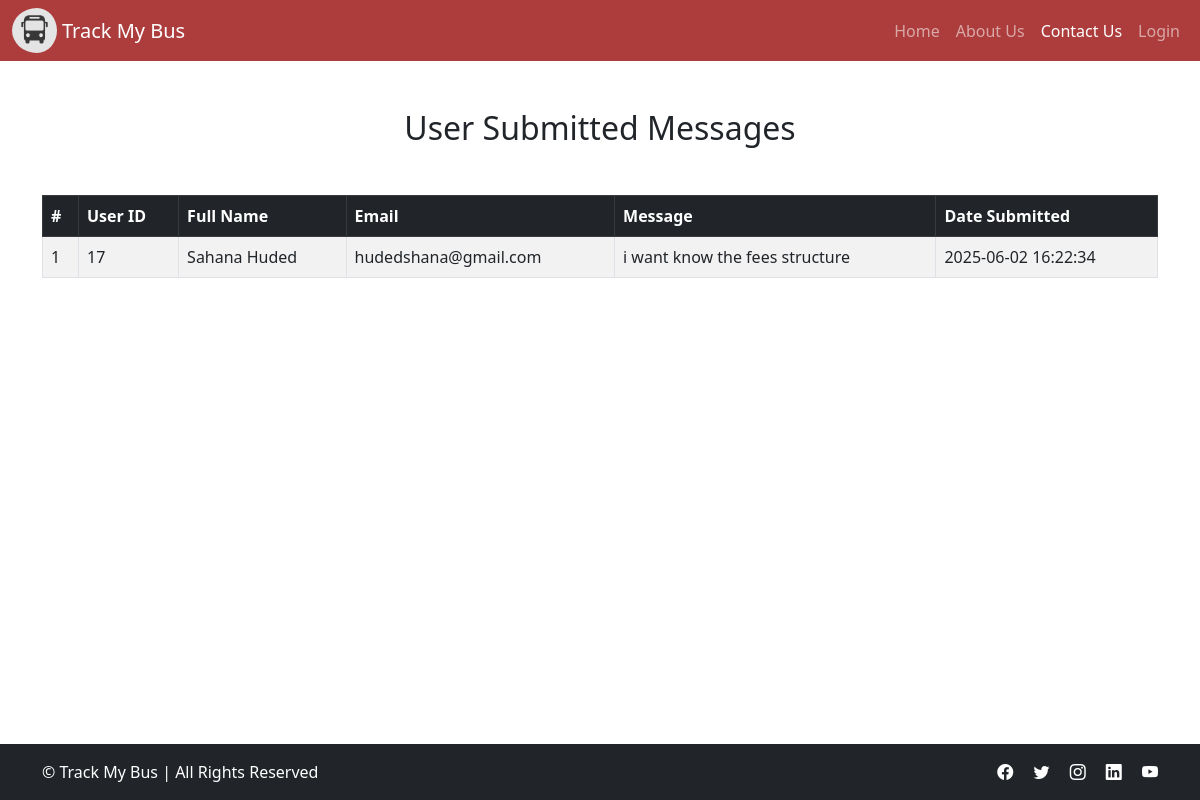
Page /admin__contact.php on the committed database.
### tables this page shows
CREATE TABLE `contact_us` (
  `id` bigint(20) UNSIGNED NOT NULL,
  `contact_us_users_id` bigint(20) UNSIGNED NOT NULL,
  `full_name` varchar(150) NOT NULL,
  `email` varchar(256) NOT NULL,
  `message` text NOT NULL,
  `created_at` datetime DEFAULT current_timestamp()
);

### admin__contact.php (the view, shortened to what this page needs)
<?php
include 'header.php';
include 'dbconfig.php';
$stmt = $conn->query("
    SELECT
        id,
        contact_us_users_id,
        full_name,
        email,
        message,
        created_at
    FROM contact_us
    ORDER BY created_at DESC
");
$messages = $stmt->fetchAll(PDO::FETCH_ASSOC);
?>
<section class="py-5">
    <div class="container">
        <h2 class="text-center mb-5">User Submitted Messages</h2>
        <?php if (count($messages) === 0): ?>
            <p class="text-center">No messages have been submitted yet.</p>
        <?php else: ?>
            <div class="table-responsive">
                <table class="table table-striped table-bordered align-middle">
                    <thead class="table-dark">
                        <tr>
                            <th scope="col">#</th>
                            <th scope="col">User ID</th>
                            <th scope="col">Full Name</th>
                            <th scope="col">Email</th>
                            <th scope="col">Message</th>
                            <th scope="col">Date Submitted</th>
                        </tr>
                    </thead>
                    <tbody>
                        <?php foreach ($messages as $msg): ?>
                            <tr>
                                <td><?= htmlspecialchars($msg['id']) ?></td>
                                <td><?= htmlspecialchars($msg['contact_us_users_id']) ?></td>
                                <td><?= htmlspecialchars($msg['full_name']) ?></td>
                                <td><?= htmlspecialchars($msg['email']) ?></td>
                                <td><?= nl2br(htmlspecialchars($msg['message'])) ?></td>
                                <td><?= htmlspecialchars($msg['created_at']) ?></td>
                            </tr>
                        <?php endforeach; ?>
                    </tbody>
                </table>
            </div>
        <?php endif; ?>
    </div>
</section>
<?php include 'footer.php'; ?>

### css/app.css (style rules this page uses)
html, body { height: 100%; margin: 0; display: flex; flex-direction: column; }
body { flex: 1; }

### header.php (style rules this page uses)
table tbody tr { transition: background-color 0.3s ease, transform 0.3s ease; }
table tbody tr { transition: all 0.3s ease; }
.container h2 { animation: fadeInUp 0.6s ease-out; }

### rows in the picture
contact_us: id "1", contact_us_users "17", full_name "Sahana Huded", email "hudedshana@gmail.com", message "i want know the fees structure", created_at "2025-06-02 16:22:34"
